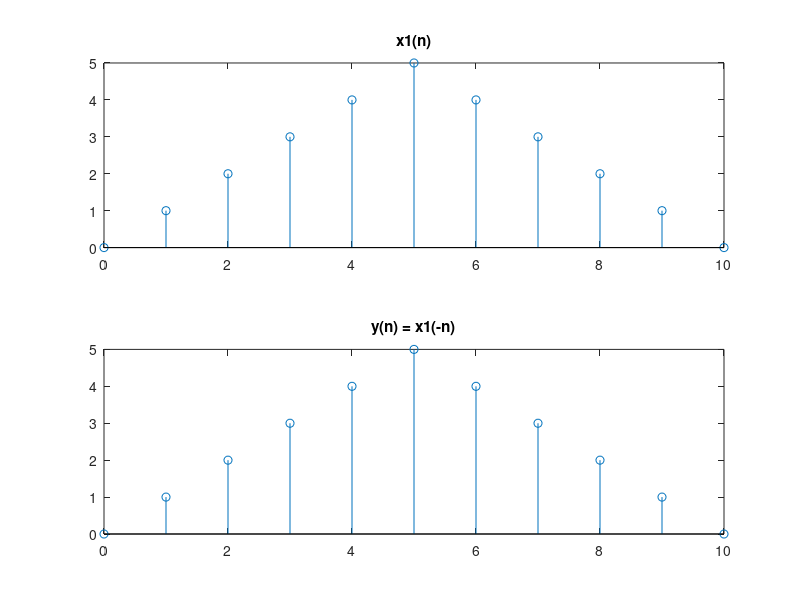

Recreate this plot in MATLAB.
% Time Reversal
n = 0:10;
x1 = [0,1,2,3,4,5,4,3,2,1,0];
y = fliplr(x1);

figure;
subplot(2,1,1); stem(n, x1); title('x1(n)');
subplot(2,1,2); stem(n, y); title('y(n) = x1(-n)');
